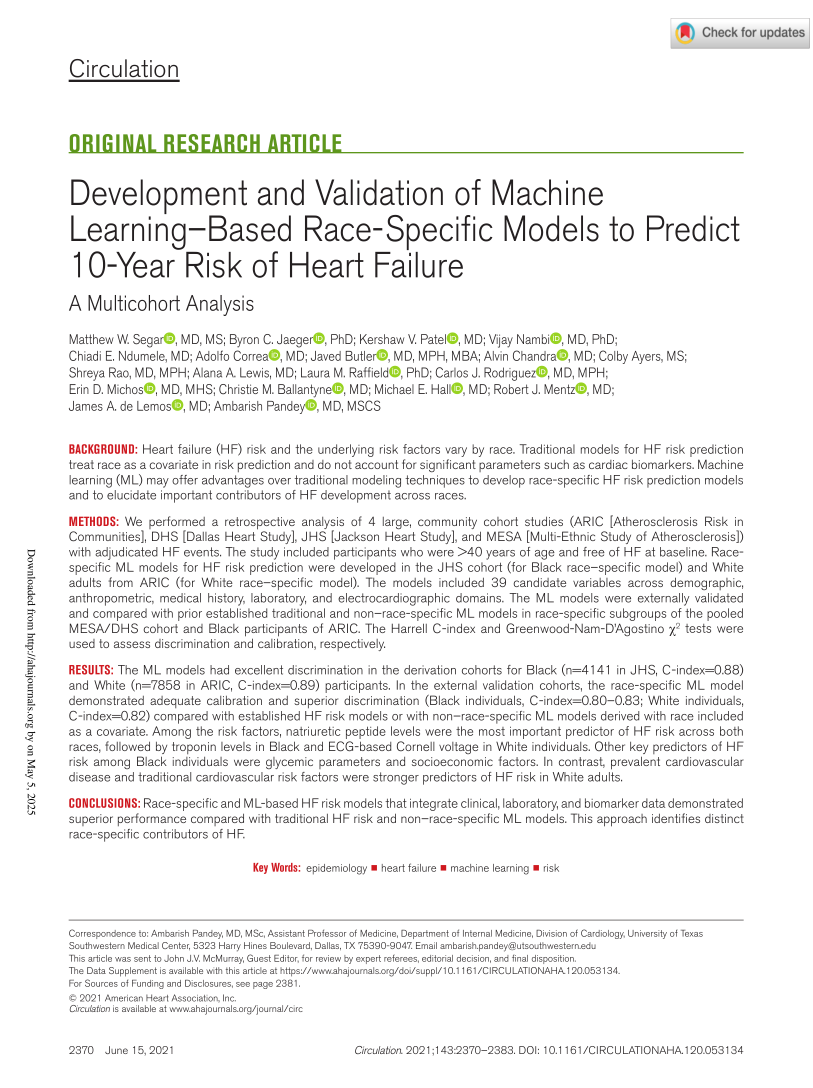
#> input picture examples/segar/Images/pages/page_1.png, 2438 x 3263 px (shown at 1/3 size)
$ python vision_annotator.py ../examples/segar/Images/pages/page_1.png
#> lines starting #> are read from the running program, lines starting #| are printed output that depends on the picture; after the words box and inside, x2 and y2 are one past the last pixel; in counts of white or black regions, pixels touching at a corner belong together
#> in process_image, img is the input picture: shape (3263, 2438, 3); mean B, G, R 241, 241.7, 241.9
#!/usr/bin/env python3
"""
Vision annotator for PDF images: detects tables/figures, extracts chart types,
font families, and color palettes from images.
"""
import cv2
import json
import sys
import pathlib
import logging
from PIL import Image
import numpy as np

# Configure logging
logging.basicConfig(
    level=logging.INFO,
    format='%(asctime)s - %(name)s - %(levelname)s - %(message)s',
    handlers=[
        logging.FileHandler("vision_annotator.log"),
        logging.StreamHandler()
    ]
)
logger = logging.getLogger("vision_annotator")

# Dictionary to store detected features
results = []

def detect_image_type(image_path):
    """
    Detects if an image contains a table, figure, or neither.
    In a production environment, this would use a trained model like YOLO.
    For this example implementation, we'll use a simple heuristic approach.
    """
    try:
        # Load image
        img = cv2.imread(str(image_path))
        if img is None:
            logger.error(f"Failed to load image: {image_path}")
            return "none"

        # Convert to grayscale
        gray = cv2.cvtColor(img, cv2.COLOR_BGR2GRAY)

        # Simple heuristic: detect horizontal and vertical lines for tables
        # This is a very basic approach and would be replaced with a proper model
        edges = cv2.Canny(gray, 50, 150, apertureSize=3)
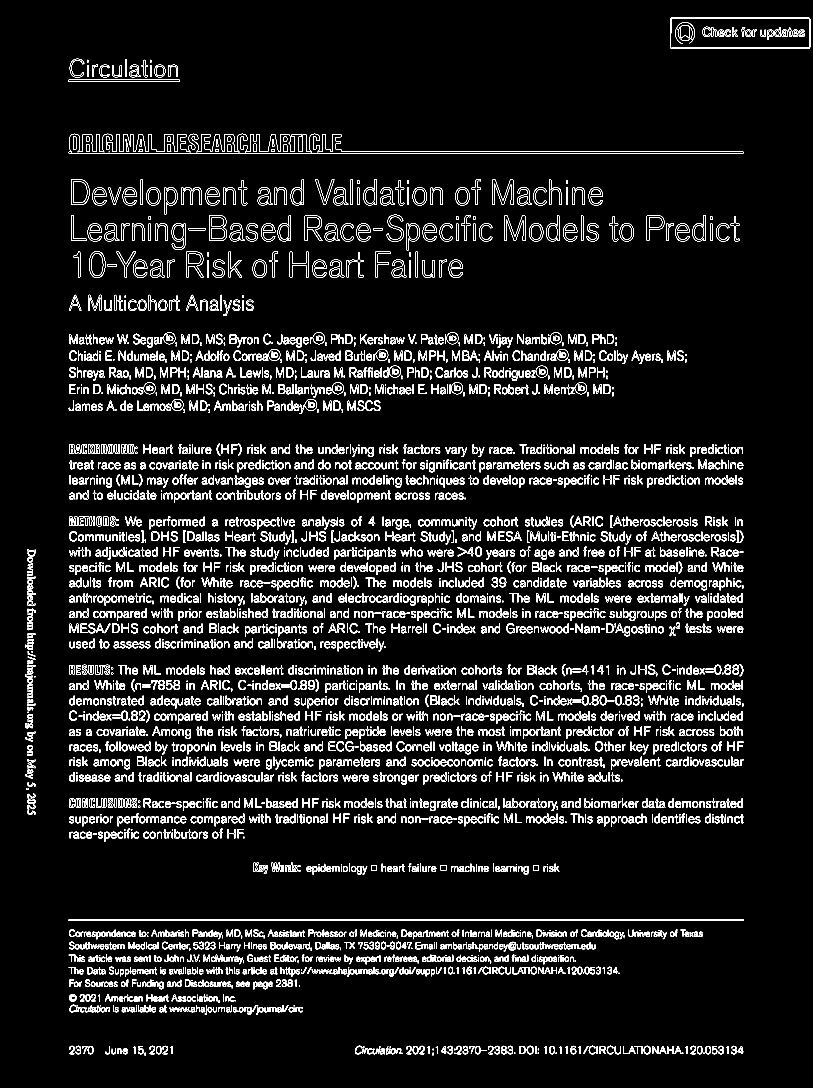
#> edges: shape (3263, 2438) (shown at 1/3 size); 4.7% white in thin lines or dots
        lines = cv2.HoughLinesP(edges, 1, np.pi/180, threshold=100, minLineLength=100, maxLineGap=10)
#> lines = 1516 rows, first 6: [206, 459, 2230, 459], [207, 2757, 2229, 2757], [206, 2762, 2230, 2762], [1024, 455, 2229, 455], [1544, 1081, 1668, 1081], [1438, 1852, 1549, 1852]

        if lines is not None and len(lines) > 20:
            # Count horizontal vs vertical lines
            h_lines = 0
            v_lines = 0
            for line in lines:
                x1, y1, x2, y2 = line[0]
                if abs(x2 - x1) > abs(y2 - y1):  # Horizontal line
                    h_lines += 1
                else:  # Vertical line
                    v_lines += 1
#> this loop made 1516 passes
#> after the loop, h_lines = 1508; v_lines = 8

            # If we have a good mix of horizontal and vertical lines, it's likely a table
            if h_lines > 5 and v_lines > 5 and h_lines/len(lines) > 0.2 and v_lines/len(lines) > 0.2:
                return "table"
            else:
                return "figure"

        # Check for image complexity (figures typically have more varied content)
        std_dev = np.std(gray)
        if std_dev > 50:  # Higher standard deviation suggests a figure with varied content
            return "figure"

        return "none"  # Default case

    except Exception as e:
        logger.error(f"Error detecting image type for {image_path}: {e}")
        return "none"

def detect_chart_type(image_path, image_type):
    """
    Detects the type of chart in a figure.
    In production, this would use a trained classifier.
    """
#> called with image_type = 'figure'
    if image_type != "figure":
        return "N/A"

    try:
        # Load image
        img = cv2.imread(str(image_path))
        if img is None:
            return "unknown"

        # Convert to grayscale
        gray = cv2.cvtColor(img, cv2.COLOR_BGR2GRAY)

        # Simple heuristic: look for circles (pie charts, scatter plots)
        circles = cv2.HoughCircles(gray, cv2.HOUGH_GRADIENT, 1, 20, param1=50, param2=30, minRadius=5, maxRadius=100)
#> circles = 1855 rows, first 8: [1034.5, 2193.5, 99.4], [887.5, 1127.5, 99.4], [1194.5, 2242.5, 99.4], [1932.5, 1706.5, 99.4], [1790.5, 2242.5, 99.4], [1045.5, 2149.5, 99.4], [1702.5, 1749.5, 99.4], [616.5, 2904.5, 99.4]

        # Detect edges for contour analysis
        edges = cv2.Canny(gray, 50, 150, apertureSize=3)
        contours, _ = cv2.findContours(edges, cv2.RETR_EXTERNAL, cv2.CHAIN_APPROX_SIMPLE)
#> contours = 4397 contours, 1355 with area under 20; largest, box (x1, y1, x2, y2) and area: (2011, 53, 2431, 146) 38535, (205, 401, 2231, 460) 32052, (205, 2757, 2231, 2763) 10122, (213, 538, 269, 615) 3744, (627, 646, 681, 723) 3730

        # Count what appear to be bars
        potential_bars = 0
        for contour in contours:
            x, y, w, h = cv2.boundingRect(contour)
            aspect_ratio = w / float(h) if h != 0 else 0

            # Typical bar characteristics
            if (0.1 < aspect_ratio < 10) and (w > 10 or h > 10):
                potential_bars += 1
#> this loop made 4397 passes
#> (x, y, w, h, aspect_ratio) on passes 1, 2, 3, 4, 5, 7, 9, 10: (2110, 3158, 4, 4, 1), (2046, 3158, 4, 4, 1), (1667, 3158, 4, 4, 1), (1613, 3158, 4, 4, 1), (1542, 3158, 4, 4, 1), (1298, 3158, 3, 9, 0.333), (433, 3158, 4, 9, 0.444), (1444, 3150, 17, 3, 5.67)

        # Simple classification logic
        if circles is not None:
            if potential_bars > 10:
                return "scatter_plot"
            else:
                return "pie_chart"
        elif potential_bars > 5:
            return "bar_chart"
        else:
            return "line_chart"  # Default guess for figures

    except Exception as e:
        logger.error(f"Error detecting chart type for {image_path}: {e}")
        return "unknown"

def extract_color_palette(image_path):
    """
    Extracts dominant colors from the image to determine the color palette.
    """
    try:
        # Load image with PIL
        img = Image.open(image_path)
#> img: PIL image 2438x3263 RGB
        img = img.convert("RGB")
        img = img.resize((100, 100))  # Resize for faster processing
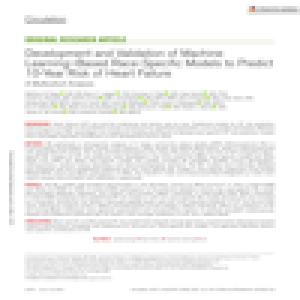
#> img: PIL image 100x100 RGB (shown 3 times larger); mean R, G, B 241.6, 241.4, 240.7

        # Convert to numpy array
        img_array = np.array(img)
        pixels = img_array.reshape(-1, 3)

        # Simple color clustering (in production would use k-means or similar)
        # For this example, we'll just pick some distinct colors
        unique_colors = set()
        for pixel in pixels[::100]:  # Sample every 100th pixel
            r, g, b = pixel
            # Round to nearest 50 to reduce color space
            r = round(r / 50) * 50
            g = round(g / 50) * 50
            b = round(b / 50) * 50

            if r + g + b > 30:  # Skip near-black colors
                unique_colors.add((r, g, b))
#> this loop made 100 passes

        # Convert to hex format
        palette = [f"#{r:02x}{g:02x}{b:02x}" for r, g, b in unique_colors]

        # Limit to top 5 colors
        return palette[:5]

    except Exception as e:
        logger.error(f"Error extracting color palette from {image_path}: {e}")
        return ["#000000"]  # Default black

def detect_font_family(image_path):
    """
    Detects the primary font family used in the image.
    In production, this would use OCR and font recognition models.
    For this example, we'll return a reasonable guess for academic papers.
    """
    # Academic papers typically use one of these fonts
    common_fonts = ["Times New Roman", "Arial", "Computer Modern", "Helvetica"]

    # In a real implementation, we would use OCR and font detection
    # For now, just return a reasonable default
    return "Computer Modern"  # Most common in academic papers

def process_image(image_path):
    """Process a single image and extract its features."""
    try:
        path = pathlib.Path(image_path)

        # Check if this is a blank page
        # (A proper blank page detector would analyze the pixel distribution)
        img = cv2.imread(str(image_path))
        if img is None:
            logger.error(f"Failed to load image: {image_path}")
            return None

        # Simple blank page detection - check if it's mostly white
        gray = cv2.cvtColor(img, cv2.COLOR_BGR2GRAY)
        if np.mean(gray) > 240 and np.std(gray) < 10:
            logger.info(f"Detected blank page: {image_path}")
            return {
                "page": path.stem,
                "object": "none",
                "blank_page": True,
                "chart_type": "N/A",
                "font_family": "N/A",
                "palette": []
            }

        # Detect image type (table, figure, or none)
        image_type = detect_image_type(image_path)

        # Detect chart type if it's a figure
        chart_type = detect_chart_type(image_path, image_type)

        # Extract color palette
        palette = extract_color_palette(image_path)

        # Detect font family
        font_family = detect_font_family(image_path)

        # Compile results
        result = {
            "page": path.stem,
            "object": image_type,
            "chart_type": chart_type if image_type == "figure" else "N/A",
            "font_family": font_family,
            "palette": palette
        }

        logger.info(f"Processed {image_path}: {image_type}, {chart_type}")
        return result

    except Exception as e:
        logger.error(f"Error processing image {image_path}: {e}")
        return None

def main():
    # Check if any image paths were provided
    if len(sys.argv) < 2:
        logger.error("No image paths provided. Usage: python vision_annotator.py image1.jpg image2.jpg ...")
        sys.exit(1)

    # Process each image
    for img_path in sys.argv[1:]:
        result = process_image(img_path)
        if result:
            results.append(result)

    # Output JSON to stdout
    print(json.dumps(results, indent=2))
#| [
#|   {
#|     "page": "page_1",
#|     "object": "figure",
#|     "chart_type": "scatter_plot",
#|     "font_family": "Computer Modern",
#> (further printed lines are left out)

if __name__ == "__main__":
    main()

$ run again, on examples/segar/Images/pages/page_11.png
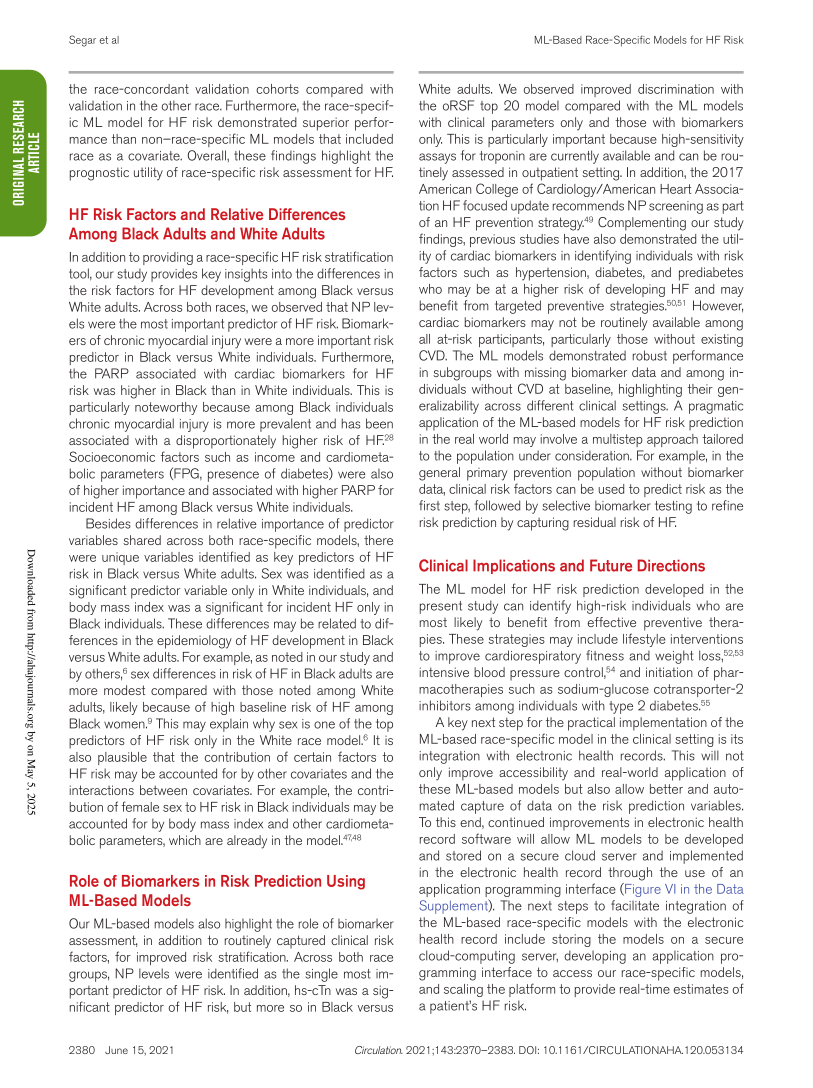
#> input picture examples/segar/Images/pages/page_11.png, 2438 x 3263 px (shown at 1/3 size)
#> in process_image, img is the input picture: shape (3263, 2438, 3); mean B, G, R 235.1, 235.9, 236.9
#> in detect_image_type, `edges = cv2.Canny(gray, 50, 150, apertureSize=3)`:
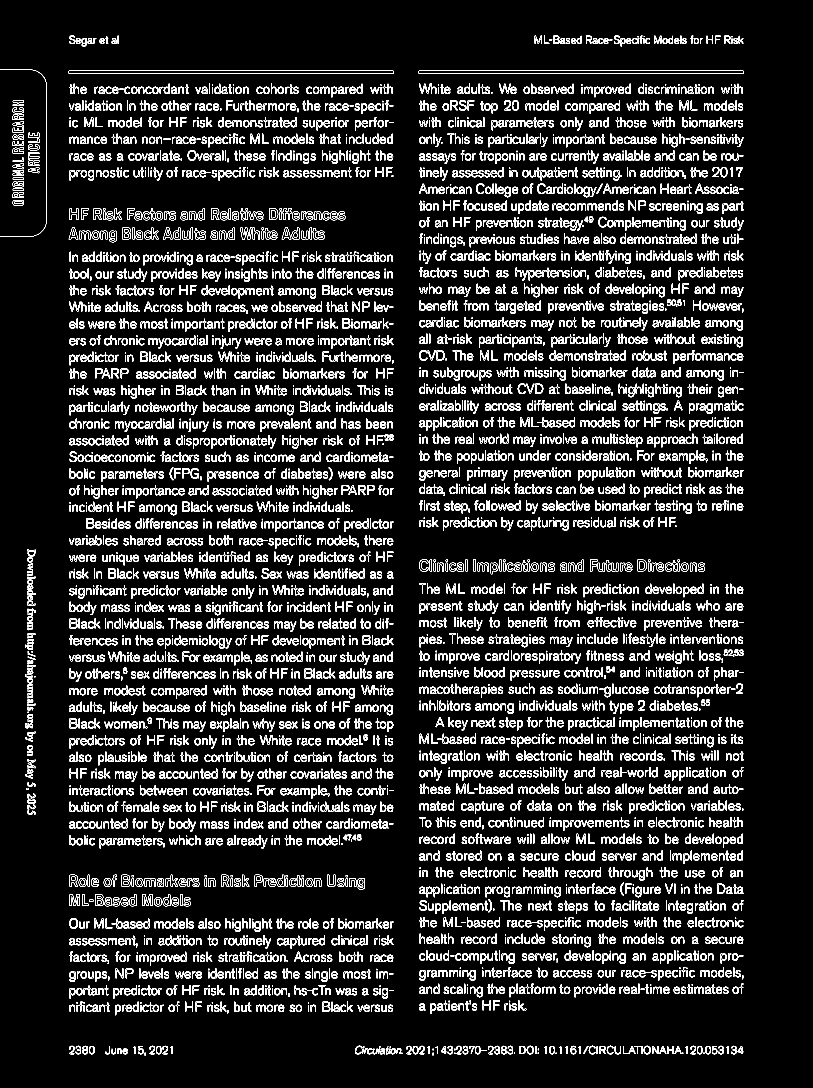
#> edges: shape (3263, 2438) (shown at 1/3 size); 6.8% white in thin lines or dots, all inside (x1, y1, x2, y2) = (0, 106, 2231, 3167)
#> lines = 1462 rows, first 6: [1256, 220, 2230, 220], [207, 212, 1179, 212], [1573, 263, 1720, 263], [607, 430, 732, 430], [1655, 463, 1795, 463], [207, 313, 364, 313]
#> the loop in detect_image_type, `for line in lines:` made 1462 passes
#> after the loop in detect_image_type, `for line in lines:`: h_lines = 1452; v_lines = 10
#> circles = 2856 rows, first 8: [1918.5, 1415.5, 99.4], [767.5, 2220.5, 99.4], [479.5, 1324.5, 99.4], [1019.5, 1971.5, 99.4], [1056.5, 1172.5, 99.4], [1997.5, 2669.5, 99.4], [1985.5, 1276.5, 99.4], [562.5, 1775.5, 92.8]
#> contours = 6190 contours, 1803 with area under 20; largest, box (x1, y1, x2, y2) and area: (1255, 212, 2231, 221) 7797, (205, 212, 1181, 221) 7797, (1913, 1678, 1941, 1714) 840, (807, 624, 835, 660) 840, (285, 2682, 311, 2718) 810
#> the loop in detect_chart_type, `for contour in contours:` made 6190 passes
#> (x, y, w, h, aspect_ratio) on passes 1, 2, 4, 7, 9, 10, 12, 15: (2110, 3158, 4, 4, 1), (2046, 3158, 4, 4, 1), (1613, 3158, 4, 4, 1), (1298, 3158, 3, 9, 0.333), (433, 3158, 4, 9, 0.444), (1444, 3150, 17, 3, 5.67), (1613, 3146, 4, 5, 0.8), (1165, 3146, 6, 16, 0.375)
#> in extract_color_palette, `img = img.resize((100, 100))`:
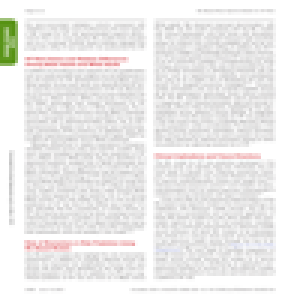
#> img: PIL image 100x100 RGB (shown 3 times larger); mean R, G, B 236.7, 235.7, 234.9
#> the loop in extract_color_palette, `for pixel in pixels[::100]:` made 100 passes
#> pixel on passes 1 to 8: [255, 255, 255], [255, 255, 255], [255, 255, 255], [255, 255, 255], [255, 255, 255], [255, 255, 255], [160, 194, 123], [87, 146, 19]
#| [
#|   {
#|     "page": "page_11",
#|     "object": "figure",
#|     "chart_type": "scatter_plot",
#|     "font_family": "Computer Modern",
#> (further printed lines are left out)
